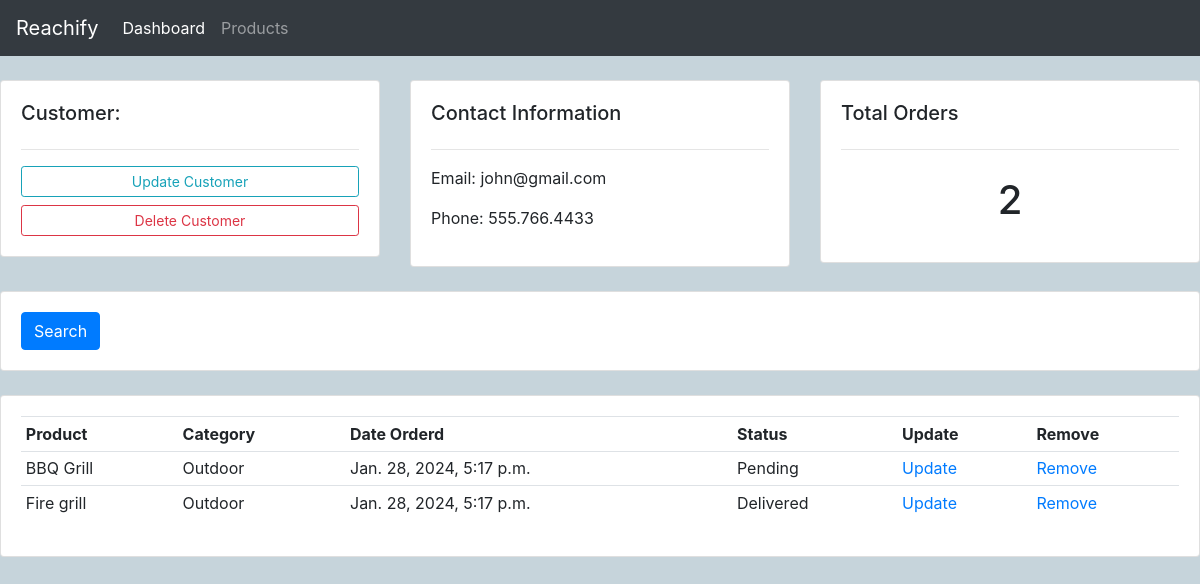
Before: /customer/1/ with the older database file.
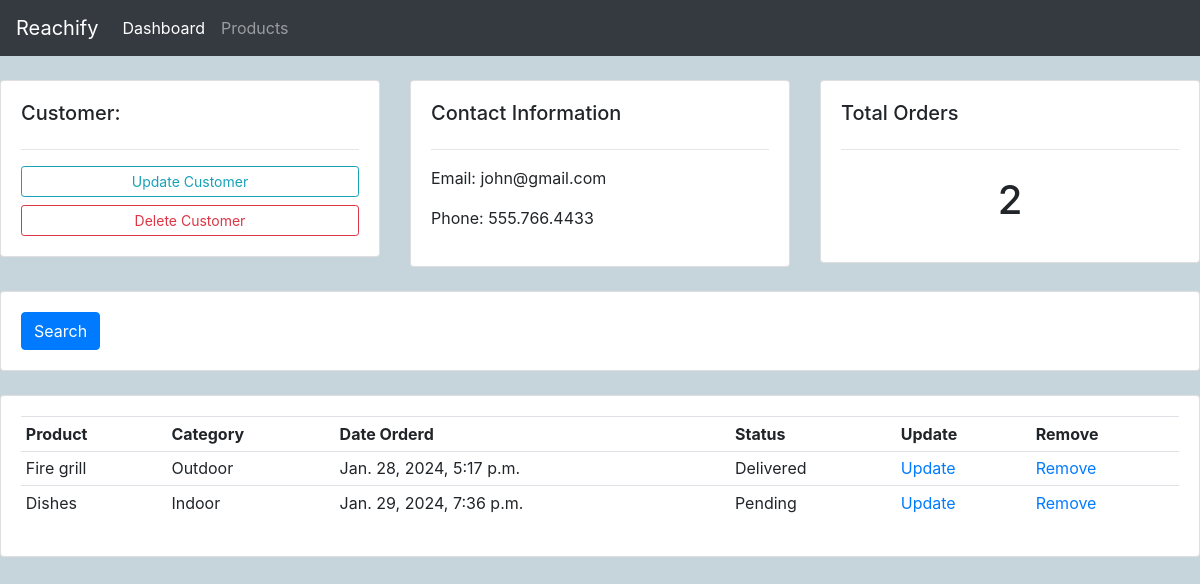
After: the same page with the newer database file.
### accounts/models.py (models this page shows, shortened)
class Customer(models.Model):
    name = models.CharField(max_length=200, null=True)
    phone = models.CharField(max_length=200, null=True)
    email = models.CharField(max_length=200, null=True)
    data_created = models.DateTimeField(auto_now_add=True, null=True) # Allows us to create the date and time when an instance of this class is created in the database.

class Order(models.Model):
    STATUS = (
        ('Pending', 'Pending'),
        ('Out for delivery', 'Out for delivery'),
        ('Delivered','Delivered')
    )
    customer = models.ForeignKey(Customer, null = True, on_delete=models.CASCADE) # One-to-many to product
    product = models.ForeignKey(Product, null = True, on_delete=models.CASCADE)
    data_created = models.DateTimeField(auto_now_add=True, null=True)
    status = models.CharField(max_length=200, null=True, choices = STATUS)

class Product(models.Model):
    CATEGORY = (
        ('Indoor', 'Indoor'),
        ('Outdoor', 'Outdoor'),
    )
    name = models.CharField(max_length=200, null=True)
    price = models.FloatField(null=True)
    category = models.CharField(max_length=200, null=True, choices = CATEGORY)
    description = models.CharField(max_length=200, null=True)
    data_created = models.DateTimeField(auto_now_add=True, null=True)
    tags = models.ManyToManyField(Tag)
    def __str__(self):
        return self.name

### accounts/views.py (the view)
# urls.py: path("customer/<str:pk>/", views.customer, name='customer'), # <str:pk> is used to pass in the user ID and forwads it to .views.
def customer(request, pk):
    customer = Customer.objects.get(id=pk)
    orders = customer.order_set.all()
    customer_orders_count = orders.count()
    context = {'customer':customer, 'orders':orders, 'customer_orders_count':customer_orders_count}
    return render(request,'customer.html', context)

### accounts/templates/customer.html
{% extends "main.html" %}
{% block content%}
{% include "navbar.html" %}
<br>
<div class="row">
    <div class="col-md">
        <div class="card card-body">
            <h5>Customer:</h5>
            <hr>
            <a class="btn btn-outline-info  btn-sm btn-block" href="">Update Customer</a>
            <a class="btn btn-outline-danger  btn-sm btn-block" href="">Delete Customer</a>
        </div>
    </div>
    <div class="col-md">
        <div class="card card-body">
            <h5>Contact Information</h5>
            <hr>
            <p>Email: {{customer.email}} </p>
            <p>Phone: {{customer.phone}} </p>
        </div>
    </div>
    <div class="col-md">
        <div class="card card-body">
            <h5>Total Orders</h5>
            <hr>
            <h1 style="text-align: center;padding: 10px">{{customer_orders_count}}</h1>
        </div>
    </div>
</div>
<br>
<div class="row">
    <div class="col">
        <div class="card card-body">
            <form method="get">
            <button class="btn btn-primary" type="submit">Search</button>
          </form>
        </div>
    </div>
</div>
<br>
<div class="row">
    <div class="col-md">
        <div class="card card-body">
            <table class="table table-sm">
                <tr>
                    <th>Product</th>
                    <th>Category</th>
                    <th>Date Orderd</th>
                    <th>Status</th>
                    <th>Update</th>
                    <th>Remove</th>
                </tr>
                {% for order in orders %}
                    <tr>
                        <td>{{order.product}}</td>
                        <td>{{order.product.category}}</td>
                        <td>{{order.product.data_created}}</td>
                        <td>{{order.status}}</td>
                        <td><a href =''>Update</a></td>
                        <td><a href =''>Remove</a></td>
                    </tr>
                {%endfor%}
            </table>
        </div>
    </div>
</div>
{%endblock%}

### accounts/templates/main.html (shortened to what this page needs)
{% load static %}
<!DOCTYPE html>
<html>
<head>
    <link rel="stylesheet" href="https://cdn.jsdelivr.net/npm/bootstrap@4.4.1/dist/css/bootstrap.min.css">
    <link rel="stylesheet" type="text/css" href="{% static '/css/main.css' %}">
</head>
<body>
    <main>
            {% block content%}
            {%endblock%}
    </main>
</body>
</html>

### accounts/templates/navbar.html (shortened to what this page needs)
{% load static %}
<nav class="navbar navbar-expand-lg navbar-dark bg-dark">
    <a class="navbar-brand" href="{% url 'home' %}">Reachify</a>
    <div class="collapse navbar-collapse" id="navbarNav">
      <ul class="navbar-nav">
        <li class="nav-item active">
          <a class="nav-link" href="{% url 'home' %}">Dashboard</a>
        </li>
        <li class="nav-item">
          <a class="nav-link" href="{% url 'products' %}">Products</a>
        </li>
      </ul>
    </div>
  </nav>

### static/css/main.css (style rules this page uses)
body { background-color:rgb(198, 212, 219) ; }

Changed rows visible on the page:
removed Order: product "BBQ Grill", product.category "Outdoor", product.data_created "Jan. 28, 2024, 5:17 p.m.", status "Pending"
added Order: product "Dishes", product.category "Indoor", product.data_created "Jan. 29, 2024, 7:36 p.m.", status "Pending"
